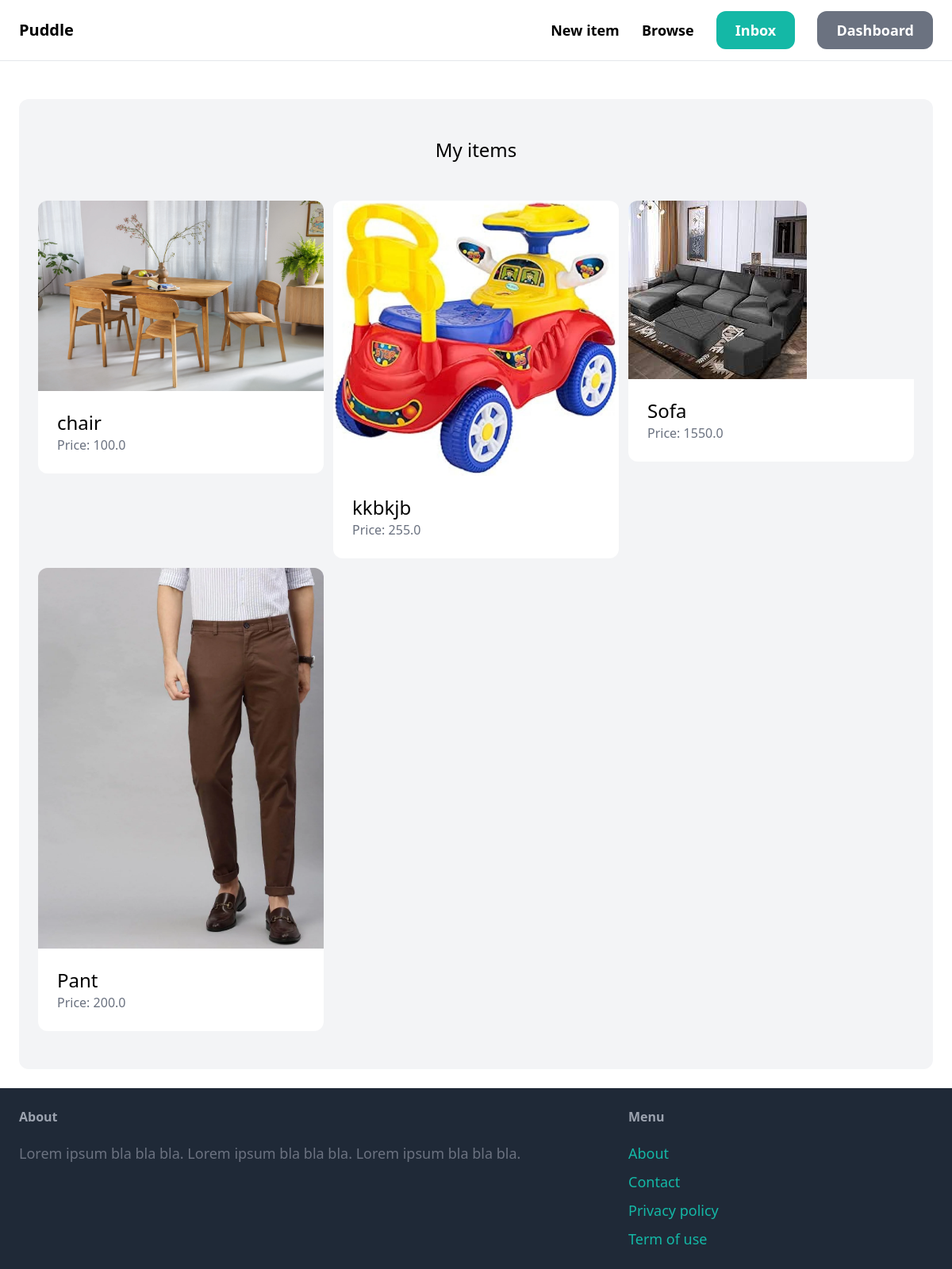
The page /dashboard/ (signed in) on the database its author committed.
### item/models.py (models this page shows, shortened)
class Item(models.Model):
     category=models.ForeignKey(Category,related_name='items',on_delete=models.CASCADE)
     name=models.CharField(max_length=255)
     description=models.TextField(blank=True,null=True)
     price=models.FloatField()
     image=models.ImageField(upload_to='item_images', blank=True, null=True)
     is_sold=models.BooleanField(default=False)
     stocked_by=models.ForeignKey(User,related_name='items',on_delete=models.CASCADE)
     stocked_at=models.DateField(auto_now_add=True)

### dashboard/views.py (the view)
# urls.py: path('', views.index, name='index'),
@login_required
def index(request):
    items = Item.objects.filter(stocked_by=request.user)
    return render(request, 'dashboard/index.html', {
        'items': items,
    })

### dashboard/templates/dashboard/index.html (shortened to what this page needs)
{% extends 'core/base.html' %}
{% block content %}
    <div class="mt-6 px-6 py-12 bg-gray-100 rounded-xl">
        <h2 class="mb-12 text-2xl text-center">My items</h2>
        <div class="grid grid-cols-3 gap-3">
            {% for item in items %}
                <div>
                    <a href="{% url 'item:detail' item.id %}">
                        <div>
                            <img src="{{ item.image.url }}" class="rounded-t-xl">
                        </div>
                        <div class="p-6 bg-white rounded-b-xl">
                            <h2 class="text-2xl">{{ item.name }}</h2>
                            <p class="text-gray-500">Price: {{ item.price }}</p>
                        </div>
                    </a>
                </div>
            {% endfor %}
        </div>
    </div>
{% endblock %}

### rows shown on the page
Item: image (picture), name "chair", price "100.0"
Item: image (picture), name "kkbkjb", price "255.0"
Item: image (picture), name "Sofa", price "1550.0"
Item: image (picture), name "Pant", price "200.0"
